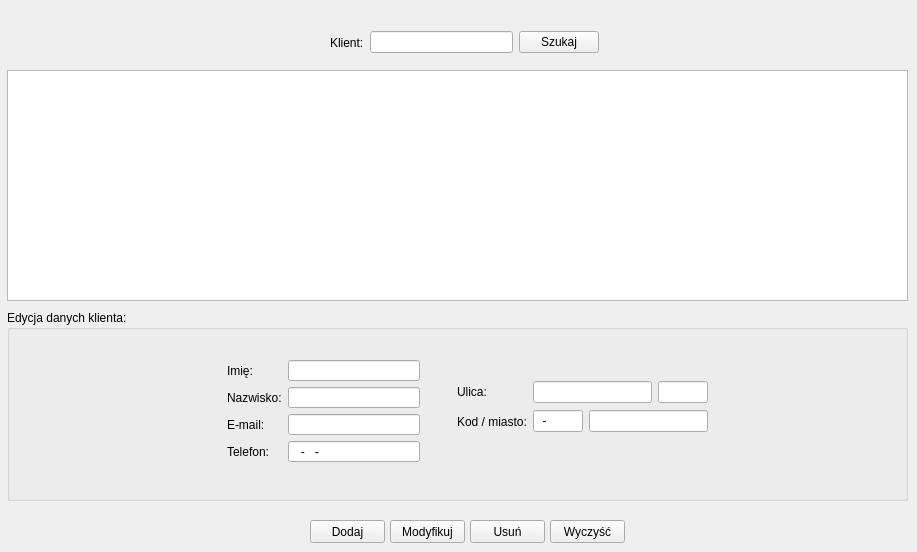
    <widget class="QWidget" name="klienciTab">
     <attribute name="title">
      <string>Klienci</string>
     </attribute>
     <widget class="QTableView" name="ClientsTable_Client">
      <property name="geometry">
       <rect>
        <x>7</x>
        <y>70</y>
        <width>901</width>
        <height>231</height>
       </rect>
      </property>
      <property name="styleSheet">
       <string notr="true">border-image: url(:/banners/banners/emptyTableView901x231.png) 0 0 0 0 stretch stretch;</string>
      </property>
     </widget>
     <widget class="QGroupBox" name="clientData">
      <property name="geometry">
       <rect>
        <x>7</x>
        <y>310</y>
        <width>901</width>
        <height>191</height>
       </rect>
      </property>
      <property name="title">
       <string>Edycja danych klienta:</string>
      </property>
      <widget class="QWidget" name="layoutWidget">
       <property name="geometry">
        <rect>
         <x>220</x>
         <y>50</y>
         <width>193</width>
         <height>102</height>
        </rect>
       </property>
       <layout class="QHBoxLayout" name="horizontalLayout_8">
        <item>
         <layout class="QVBoxLayout" name="verticalLayout_5">
          <item>
           <widget class="QLabel" name="label_22">
            <property name="text">
             <string>Imię:</string>
            </property>
           </widget>
          </item>
          <item>
           <widget class="QLabel" name="label_23">
            <property name="text">
             <string>Nazwisko:</string>
            </property>
           </widget>
          </item>
          <item>
           <widget class="QLabel" name="label_24">
            <property name="text">
             <string>E-mail:</string>
            </property>
           </widget>
          </item>
          <item>
           <widget class="QLabel" name="label_25">
            <property name="text">
             <string>Telefon:</string>
            </property>
           </widget>
          </item>
         </layout>
        </item>
        <item>
         <layout class="QVBoxLayout" name="verticalLayout_13">
          <item>
           <widget class="QLineEdit" name="clientNameEdit"/>
          </item>
          <item>
           <widget class="QLineEdit" name="clientSurnameEdit"/>
          </item>
          <item>
           <widget class="QLineEdit" name="clientEmailEdit"/>
          </item>
          <item>
           <widget class="QLineEdit" name="clientPhoneEdit">
            <property name="inputMask">
             <string>999-999-999</string>
            </property>
           </widget>
          </item>
         </layout>
        </item>
       </layout>
      </widget>
      <widget class="QWidget" name="layoutWidget">
       <property name="geometry">
        <rect>
         <x>450</x>
         <y>70</y>
         <width>251</width>
         <height>54</height>
        </rect>
       </property>
       <layout class="QHBoxLayout" name="horizontalLayout_11">
        <item>
         <layout class="QVBoxLayout" name="verticalLayout_6">
          <item>
           <widget class="QLabel" name="label_26">
            <property name="text">
             <string>Ulica:</string>
            </property>
           </widget>
          </item>
          <item>
           <widget class="QLabel" name="label_27">
            <property name="text">
             <string>Kod / miasto:</string>
            </property>
           </widget>
          </item>
         </layout>
        </item>
        <item>
         <layout class="QVBoxLayout" name="verticalLayout_14">
          <item>
           <layout class="QHBoxLayout" name="horizontalLayout_9">
            <item>
             <widget class="QLineEdit" name="clientStreetLine"/>
            </item>
            <item>
             <widget class="QLineEdit" name="clientStrNoLine">
              <property name="maximumSize">
               <size>
                <width>50</width>
                <height>16777215</height>
               </size>
              </property>
             </widget>
            </item>
           </layout>
          </item>
          <item>
           <layout class="QHBoxLayout" name="horizontalLayout_10">
            <item>
             <widget class="QLineEdit" name="clientCodeLine">
              <property name="maximumSize">
               <size>
                <width>50</width>
                <height>16777215</height>
               </size>
              </property>
              <property name="inputMask">
               <string>99-999</string>
              </property>
             </widget>
            </item>
            <item>
             <widget class="QLineEdit" name="clientCityLine"/>
            </item>
           </layout>
          </item>
         </layout>
        </item>
       </layout>
      </widget>
     </widget>
     <widget class="QPushButton" name="addClientBtn">
      <property name="geometry">
       <rect>
        <x>310</x>
        <y>520</y>
        <width>75</width>
        <height>23</height>
       </rect>
      </property>
      <property name="text">
       <string>Dodaj</string>
      </property>
     </widget>
     <widget class="QPushButton" name="clientModifyBtn">
      <property name="geometry">
       <rect>
        <x>390</x>
        <y>520</y>
        <width>75</width>
        <height>23</height>
       </rect>
      </property>
      <property name="text">
       <string>Modyfikuj</string>
      </property>
     </widget>
     <widget class="QPushButton" name="clientRemoveBtn">
      <property name="geometry">
       <rect>
        <x>470</x>
        <y>520</y>
        <width>75</width>
        <height>23</height>
       </rect>
      </property>
      <property name="text">
       <string>Usuń</string>
      </property>
     </widget>
     <widget class="QPushButton" name="clearClients">
      <property name="geometry">
       <rect>
        <x>550</x>
        <y>520</y>
        <width>75</width>
        <height>23</height>
       </rect>
      </property>
      <property name="text">
       <string>Wyczyść</string>
      </property>
     </widget>
     <widget class="QWidget" name="layoutWidget">
      <property name="geometry">
       <rect>
        <x>330</x>
        <y>30</y>
        <width>269</width>
        <height>25</height>
       </rect>
      </property>
      <layout class="QHBoxLayout" name="horizontalLayout_7">
       <item>
        <widget class="QLabel" name="label_21">
         <property name="text">
          <string>Klient:</string>
         </property>
        </widget>
       </item>
       <item>
        <widget class="QLineEdit" name="clientsClientType"/>
       </item>
       <item>
        <widget class="QPushButton" name="clientSearch_Client">
         <property name="text">
          <string>Szukaj</string>
         </property>
        </widget>
       </item>
      </layout>
     </widget>
    </widget>
